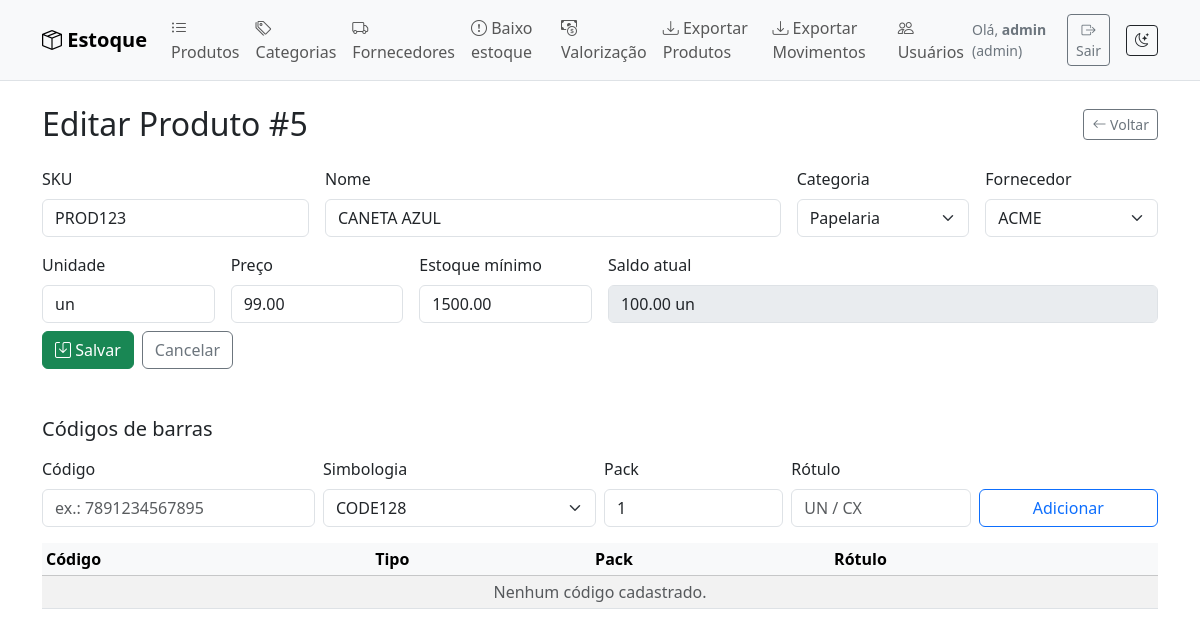
The app's page /editar/5 (signed in) with its own data.
### tables this page shows
CREATE TABLE users(
        id INTEGER PRIMARY KEY AUTOINCREMENT,
        username TEXT UNIQUE NOT NULL,
        passhash TEXT NOT NULL,
        role TEXT NOT NULL CHECK(role IN ('admin','operador','leitura')),
        created_at TEXT
    );

CREATE TABLE products(
        id INTEGER PRIMARY KEY AUTOINCREMENT,
        sku TEXT UNIQUE NOT NULL,
        name TEXT NOT NULL,
        category TEXT,
        supplier TEXT,
        unit TEXT DEFAULT 'un',
        price REAL DEFAULT 0,       -- preço base (ex.: venda)
        min_qty REAL DEFAULT 0,     -- alerta de baixo estoque
        current_qty REAL DEFAULT 0, -- saldo atual
        created_at TEXT
    , avg_cost REAL DEFAULT 0, category_id INTEGER, supplier_id INTEGER);

### stockcontrol/routes/products.py (the view, shortened to what this page needs)
@bp.route("/editar/<int:pid>", methods=["GET", "POST"])
@login_required
def editar(pid):
    if not role_allowed("admin", "operador"):
        flash("Permissão insuficiente para editar.", "error")
        return redirect(url_for("products.index"))
    conn = get_conn()
    c = conn.cursor()
    c.execute("SELECT * FROM products WHERE id=?", (pid,))
    p = c.fetchone()
    if not p:
        conn.close()
        return abort(404)
    c.execute("SELECT id, name FROM categories ORDER BY name")
    cats = c.fetchall()
    c.execute("SELECT id, name FROM suppliers ORDER BY name")
    sups = c.fetchall()
    c.execute("SELECT * FROM product_barcodes WHERE product_id=? ORDER BY id DESC", (pid,))
    barcodes = c.fetchall()
    conn.close()
    return render_template("editar.html", p=p, cats=cats, sups=sups, barcodes=barcodes)

### stockcontrol/auth.py (called while the page is built)
def load_user(user_id):
    conn = get_conn(); c = conn.cursor()
    c.execute("SELECT * FROM users WHERE id=?", (user_id,))
    row = c.fetchone(); conn.close()
    return User(row) if row else None

### stockcontrol/db.py (called while the page is built)
def get_conn():
    db_path = current_app.config["DB_PATH"]
    conn = sqlite3.connect(db_path)
    conn.row_factory = sqlite3.Row
    conn.execute("PRAGMA foreign_keys = ON;")        # respeitar FKs
    conn.execute("PRAGMA journal_mode = WAL;")       # melhor concorrência
    conn.execute("PRAGMA synchronous = NORMAL;")     # equilíbrio segurança x performance
    conn.execute("PRAGMA busy_timeout = 3000;")      # espera 3s se DB estiver ocupado
    conn.execute("PRAGMA temp_store = MEMORY;")      # operações temporárias em memória
    return conn

### stockcontrol/routes/products.py (called while the page is built)
def role_allowed(*roles):
    return current_user.is_authenticated and current_user.role in roles

### templates/editar.html (shortened to what this page needs)
{% extends "base.html" %}
{% block content %}
  <div class="mb-4 d-flex justify-content-between align-items-center">
    <h2 class="mb-0">Editar Produto #{{ p.id }}</h2>
    <a class="btn btn-outline-secondary btn-sm" href="{{ url_for('products.index') }}">
      <i class="bi bi-arrow-left"></i> Voltar
    </a>
  </div>
  <form method="post" action="{{ url_for('products.editar', pid=p.id) }}" class="row g-3">
    <div class="col-md-3">
      <label class="form-label">SKU</label>
      <input type="text" name="sku" class="form-control" value="{{ p.sku }}" required>
    </div>
    <div class="col-md-5">
      <label class="form-label">Nome</label>
      <input type="text" name="name" class="form-control" value="{{ p.name }}" required>
    </div>
    <div class="col-md-2">
      <label class="form-label">Categoria</label>
      <select name="category_id" class="form-select">
        {% for c in cats %}
          <option value="{{ c.id }}" {{ 'selected' if p.category_id==c.id else '' }}>{{ c.name }}</option>
        {% endfor %}
      </select>
    </div>
    <div class="col-md-2">
      <label class="form-label">Fornecedor</label>
      <select name="supplier_id" class="form-select">
        {% for s in sups %}
          <option value="{{ s.id }}" {{ 'selected' if p.supplier_id==s.id else '' }}>{{ s.name }}</option>
        {% endfor %}
      </select>
    </div>
    <div class="col-md-2">
      <label class="form-label">Unidade</label>
      <input type="text" name="unit" class="form-control" value="{{ p.unit }}">
    </div>
    <div class="col-md-2">
      <label class="form-label">Preço</label>
      <input type="number" step="0.01" name="price" class="form-control" value="{{ '%.2f'|format(p.price) }}">
    </div>
    <div class="col-md-2">
      <label class="form-label">Estoque mínimo</label>
      <input type="number" step="0.01" name="min_qty" class="form-control" value="{{ '%.2f'|format(p.min_qty) }}">
    </div>
    <div class="col-md-6">
      <label class="form-label">Saldo atual</label>
      <input type="text" class="form-control" value="{{ '%.2f'|format(p.current_qty) }} {{ p.unit }}" disabled>
    </div>
    <div class="col-12 mt-2 d-flex gap-2">
      <button class="btn btn-success" type="submit">
        <i class="bi bi-save"></i> Salvar
      </button>
      <a class="btn btn-outline-secondary" href="{{ url_for('products.index') }}">
        Cancelar
      </a>
    </div>
  </form>
  <div class="mt-5">
    <h5 class="mb-3">Códigos de barras</h5>
    <form method="post" action="{{ url_for('products.add_barcode_route', pid=p.id) }}" class="row g-2 align-items-end">
      <div class="col-md-3">
        <label class="form-label">Código</label>
        <input name="code" class="form-control" placeholder="ex.: 7891234567895" required>
      </div>
      <div class="col-md-3">
        <label class="form-label">Simbologia</label>
        <select name="symbology" class="form-select">
          <option value="CODE128" selected>CODE128</option>
        </select>
      </div>
      <div class="col-md-2">
        <label class="form-label">Pack</label>
        <input name="pack_qty" type="number" step="1" min="1" value="1" class="form-control">
      </div>
      <div class="col-md-2">
        <label class="form-label">Rótulo</label>
        <input name="label" class="form-control" placeholder="UN / CX">
      </div>
      <div class="col-md-2">
        <button class="btn btn-outline-primary w-100">Adicionar</button>
      </div>
    </form>
    <div class="table-responsive mt-3">
      <table class="table table-sm table-striped align-middle">
        <thead class="table-light">
          <tr>
            <th>Código</th>
            <th>Tipo</th>
            <th>Pack</th>
            <th>Rótulo</th>
            <th style="width: 1%"></th>
          </tr>
        </thead>
        <tbody>
          {% for b in barcodes %}
            <tr>
              <td class="font-monospace">{{ b.code }}</td>
              <td>{{ b.symbology }}</td>
              <td>{{ b.pack_qty }}</td>
              <td>{{ b.label or '-' }}</td>
              <td>
                <form method="post" action="{{ url_for('products.remove_barcode', bid=b.id, pid=p.id) }}" onsubmit="return confirm('Remover este código?')">
                  <input type="hidden" name="csrf_token" value="{{ csrf_token() }}">
                  <button class="btn btn-sm btn-outline-danger">
                    <i class="bi bi-trash"></i>
                  </button>
                </form>
              </td>
            </tr>
          {% else %}
            <tr>
              <td colspan="5" class="text-muted text-center">Nenhum código cadastrado.</td>
            </tr>
          {% endfor %}
        </tbody>
      </table>
    </div>
  </div>
{% endblock %}

### templates/base.html (shortened to what this page needs)
<!doctype html>
<html lang="pt-br" data-bs-theme="light">
<head>
  <link href="https://cdn.jsdelivr.net/npm/bootstrap@5.3.3/dist/css/bootstrap.min.css" rel="stylesheet">
  <link href="https://cdn.jsdelivr.net/npm/bootstrap-icons@1.11.3/font/bootstrap-icons.css" rel="stylesheet">
</head>
<body>
  <nav class="navbar navbar-expand-lg bg-body-tertiary border-bottom">
    <div class="container">
      <a class="navbar-brand fw-semibold" href="{{ url_for('products.index') }}">
        <i class="bi bi-box-seam"></i> Estoque
      </a>
      <div id="topnav" class="collapse navbar-collapse">
        <ul class="navbar-nav me-auto mb-2 mb-lg-0">
          {% if current_user.is_authenticated %}
            <li class="nav-item">
              <a class="nav-link" href="{{ url_for('products.index') }}">
                <i class="bi bi-list-ul"></i> Produtos
              </a>
            </li>
            <li class="nav-item">
              <a class="nav-link" href="{{ url_for('categories.view') }}">
                <i class="bi bi-tags"></i> Categorias
              </a>
            </li>
            <li class="nav-item">
              <a class="nav-link" href="{{ url_for('suppliers.view') }}">
                <i class="bi bi-truck"></i> Fornecedores
              </a>
            </li>
            <li class="nav-item">
              <a class="nav-link" href="{{ url_for('reports.low_stock') }}">
                <i class="bi bi-exclamation-circle"></i> Baixo estoque
              </a>
            </li>
            <li class="nav-item">
              <a class="nav-link" href="{{ url_for('reports.valuation') }}">
                <i class="bi bi-cash-coin"></i> Valorização
              </a>
            </li>
            <li class="nav-item">
              <a class="nav-link" href="{{ url_for('export.export_products') }}">
                <i class="bi bi-download"></i> Exportar Produtos
              </a>
            </li>
            <li class="nav-item">
              <a class="nav-link" href="{{ url_for('export.export_moves') }}">
                <i class="bi bi-download"></i> Exportar Movimentos
              </a>
            </li>
            {% if current_user.role == 'admin' %}
              <li class="nav-item">
                <a class="nav-link" href="{{ url_for('users.manage') }}">
                  <i class="bi bi-people"></i> Usuários
                </a>
              </li>
            {% endif %}
          {% endif %}
        </ul>
        <div class="d-flex align-items-center gap-3">
          {% if current_user.is_authenticated %}
            <span class="text-secondary small">
              Olá, <strong>{{ current_user.username }}</strong> ({{ current_user.role }})
            </span>
            <form method="post" action="{{ url_for('auth.logout') }}">
              <button class="btn btn-outline-secondary btn-sm" type="submit">
                <i class="bi bi-box-arrow-right"></i> Sair
              </button>
            </form>
          {% endif %}
          <button class="btn btn-outline-dark btn-sm" id="themeToggle" type="button">
            <i class="bi bi-moon-stars"></i>
          </button>
        </div>
      </div>
    </div>
  </nav>
  <main class="container py-4">
    {% block content %}{% endblock %}
  </main>
</body>
</html>

### records on screen
users: username "admin", role "admin"
products: id "5", sku "PROD123", name "CANETA AZUL", unit "un", price "99.00", min_qty "1500.00", current_qty+unit "100.00 un"

### other values on screen
form field category_id "Papelaria"
form field supplier_id "ACME"
